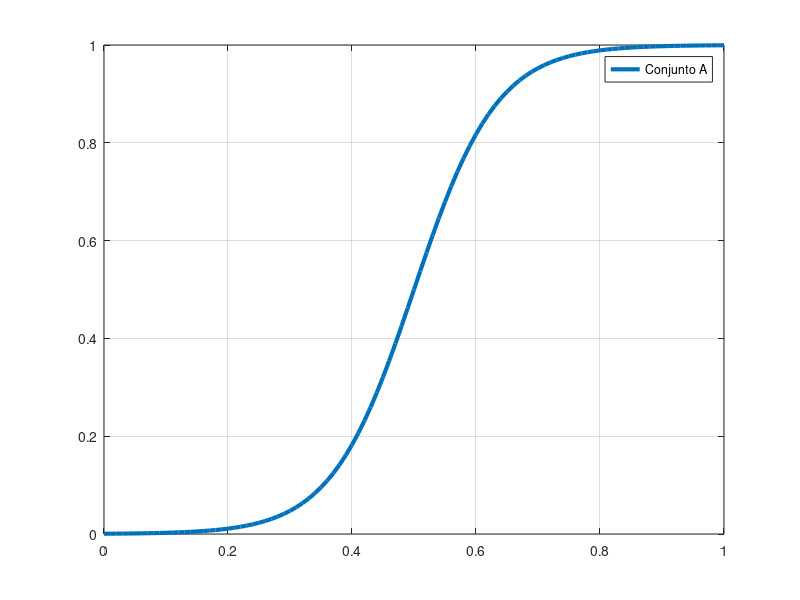
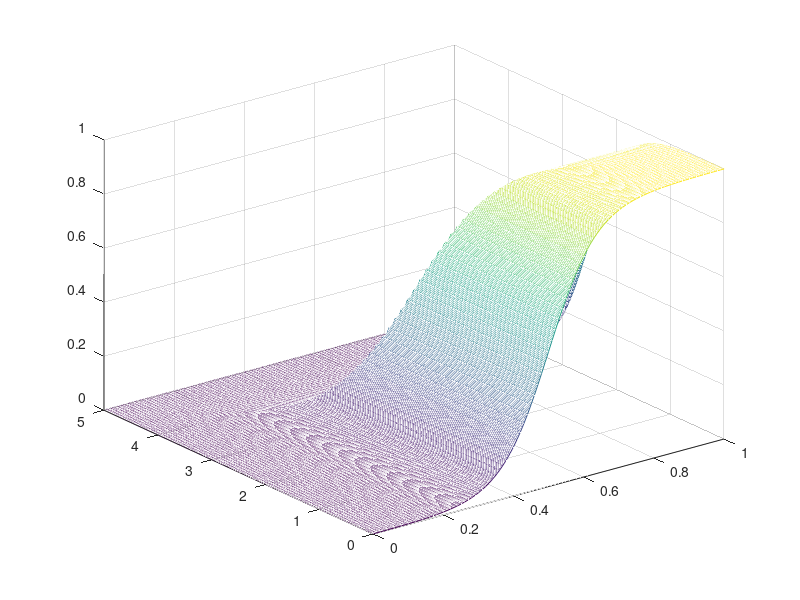
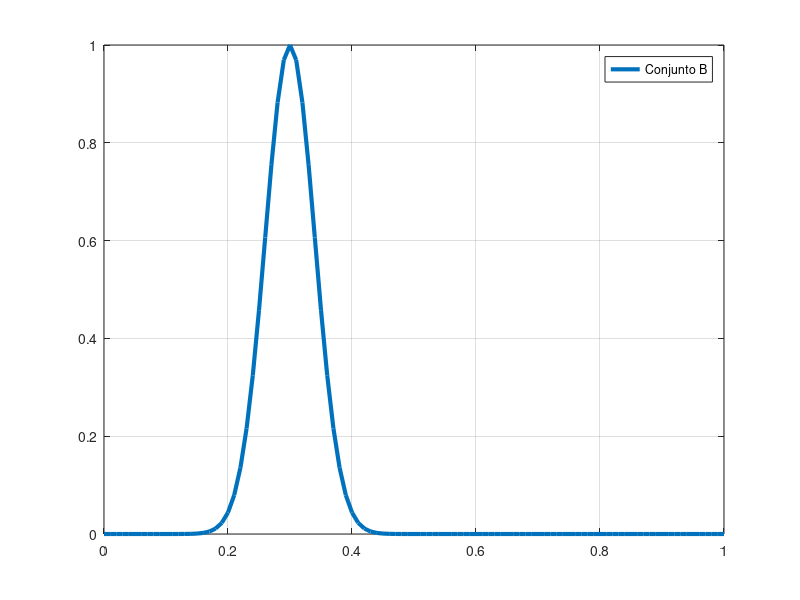
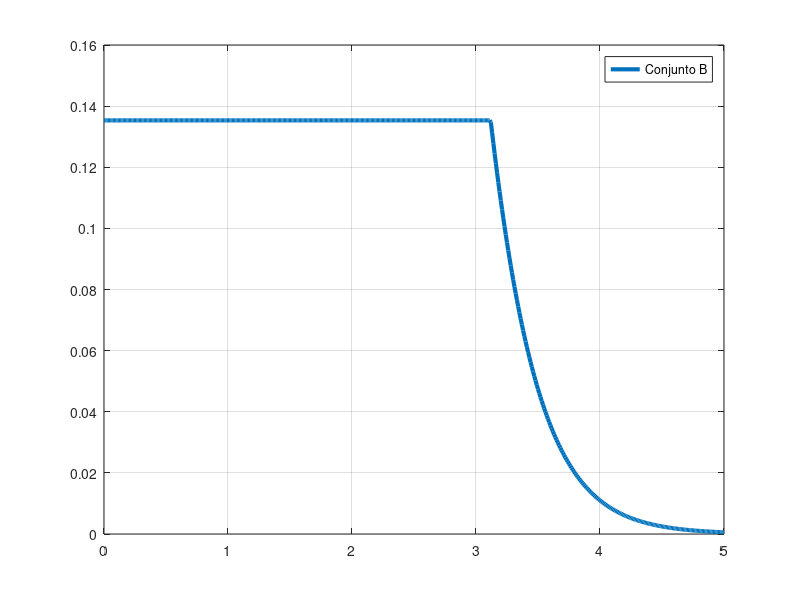

Write MATLAB code to recreate these figures, in order.
clc, clear
%%variable 1
%defina el conjunto unierso
x=0:0.01:1;
y=0:0.01:5;
%definaa el conjunto 1
corte_inf=15;
corte_sup=0.5;
A=sigmf(x,[corte_inf, corte_sup]);
figure
plot(x,A,'linewidth',3); legend('Conjunto A'); grid on;


%defina conjunto 2
corte_inf=-3;
corte_sup=2.5;
B=sigmf(y,[corte_inf, corte_sup]);
figure
plot(y,B,'linewidth',3); legend('Conjunto B'); grid on;

%producto cartesiao
for i=1:length(A)
    for j=1:length(B)
        R(i,j)=min(A(i),B(j));
    end
end
%intervalos de la malla
[X,Y]=meshgrid(x,y);
%imprimir malla
mesh(X,Y,R')

%finalmente la composiscion seria
Ap=gaussmf(x,[0.04,0.3]);
for j=1:length(B)
    for i=1:length(A)
        Salida(i)=min(Ap(i),R(i,j));
    end
    Bp(j)=max(Salida)
end
figure,plot(x,Ap,'linewidth',3); legend('Conjunto B'); grid on;
figure,plot(y,Bp,'linewidth',3); legend('Conjunto B'); grid on;